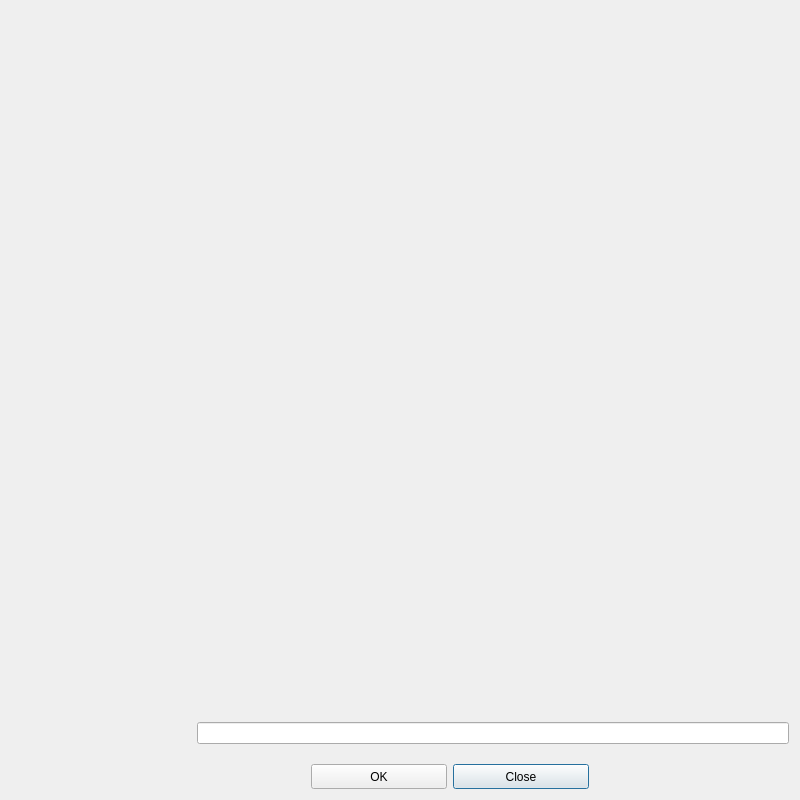
<?xml version="1.0" encoding="UTF-8"?>
<ui version="4.0">
 <class>TaskManagement</class>
 <widget class="QDialog" name="TaskManagement">
  <property name="windowModality">
   <enum>Qt::ApplicationModal</enum>
  </property>
  <property name="geometry">
   <rect>
    <x>0</x>
    <y>0</y>
    <width>800</width>
    <height>800</height>
   </rect>
  </property>
  <property name="sizePolicy">
   <sizepolicy hsizetype="Fixed" vsizetype="Fixed">
    <horstretch>0</horstretch>
    <verstretch>0</verstretch>
   </sizepolicy>
  </property>
  <property name="minimumSize">
   <size>
    <width>800</width>
    <height>800</height>
   </size>
  </property>
  <property name="windowTitle">
   <string>Dialog</string>
  </property>
  <layout class="QGridLayout" name="gridLayout_2">
   <item row="3" column="0" colspan="2">
    <layout class="QGridLayout" name="gridLayout">
     <item row="0" column="2">
      <widget class="QPushButton" name="pbtnClose">
       <property name="minimumSize">
        <size>
         <width>75</width>
         <height>25</height>
        </size>
       </property>
       <property name="text">
        <string>Close</string>
       </property>
      </widget>
     </item>
     <item row="0" column="0">
      <spacer name="horizontalSpacer_OK">
       <property name="orientation">
        <enum>Qt::Horizontal</enum>
       </property>
       <property name="sizeType">
        <enum>QSizePolicy::Fixed</enum>
       </property>
       <property name="sizeHint" stdset="0">
        <size>
         <width>300</width>
         <height>22</height>
        </size>
       </property>
      </spacer>
     </item>
     <item row="0" column="1">
      <widget class="QPushButton" name="pbtnOK">
       <property name="minimumSize">
        <size>
         <width>75</width>
         <height>25</height>
        </size>
       </property>
       <property name="text">
        <string>OK</string>
       </property>
      </widget>
     </item>
     <item row="0" column="3">
      <spacer name="horizontalSpacer_Cancel">
       <property name="orientation">
        <enum>Qt::Horizontal</enum>
       </property>
       <property name="sizeType">
        <enum>QSizePolicy::Fixed</enum>
       </property>
       <property name="sizeHint" stdset="0">
        <size>
         <width>200</width>
         <height>20</height>
        </size>
       </property>
      </spacer>
     </item>
    </layout>
   </item>
   <item row="0" column="0" colspan="2">
    <widget class="QLabel" name="lblImage">
     <property name="minimumSize">
      <size>
       <width>800</width>
       <height>600</height>
      </size>
     </property>
     <property name="text">
      <string/>
     </property>
    </widget>
   </item>
   <item row="1" column="0">
    <widget class="QLabel" name="lblHeading">
     <property name="minimumSize">
      <size>
       <width>180</width>
       <height>50</height>
      </size>
     </property>
     <property name="text">
      <string/>
     </property>
    </widget>
   </item>
   <item row="1" column="1">
    <widget class="QLineEdit" name="lineEdit"/>
   </item>
  </layout>
 </widget>
 <resources/>
 <connections/>
</ui>
